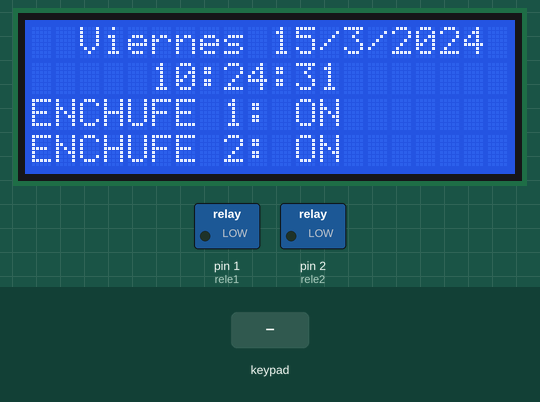
Bench run of a sketch on a simulated Arduino Mega 2560, built with avr-gcc and run on an emulated ATmega2560. On the bench: 20×4 character LCD, switched loads named in the sketch (green lamp = pin HIGH). Inputs (shaded band) come from the test bench. The local clock reads 2024-03-15 10:24:30 at power-on unless the sketch sets it; EEPROM starts erased.

Above: at 1.2 s.
1.3 s: key 'D' pressed
At 3.0 s:
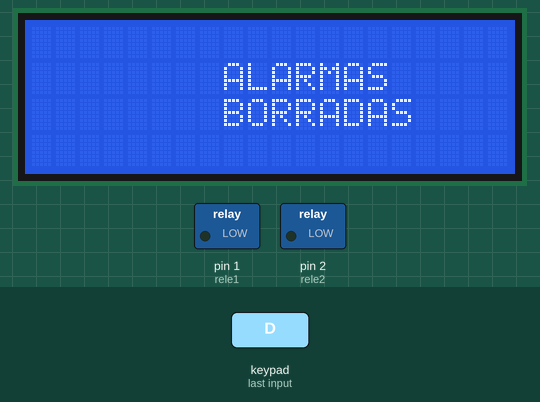
4.3 s: keypad keys 2 2 2 4 2 6 2 8 A pressed 0.4 s apart
At 7.9 s:
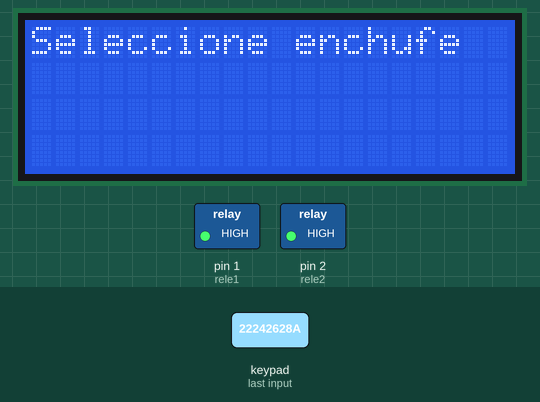
9.4 s: keypad keys 2 2 2 4 2 6 2 8 pressed 0.4 s apart
At 12.5 s:
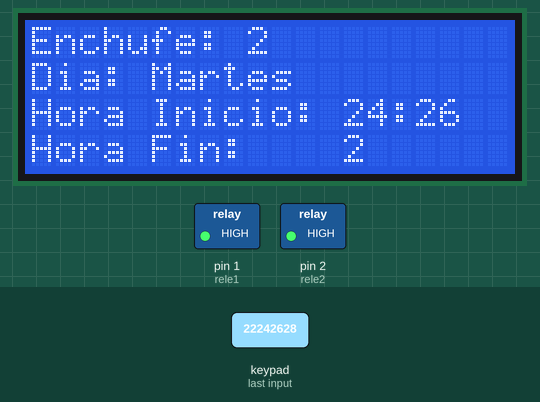
14.1 s: keypad keys 2 2 2 4 2 6 2 8 # pressed 0.4 s apart
At 15.8 s:
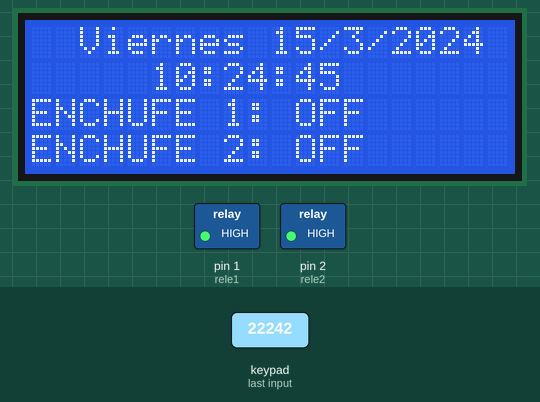
19.2 s: key 'B' pressed
At 19.5 s:
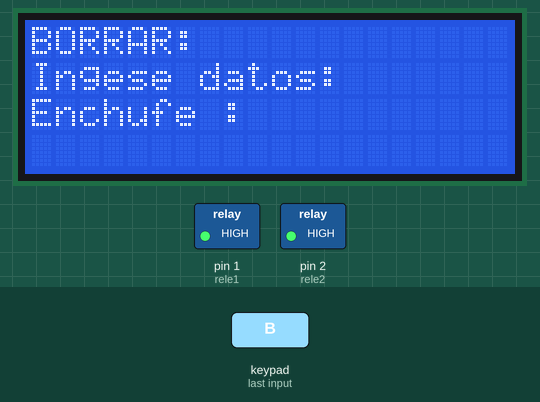
20.7 s: key '1' pressed
At 22.2 s:
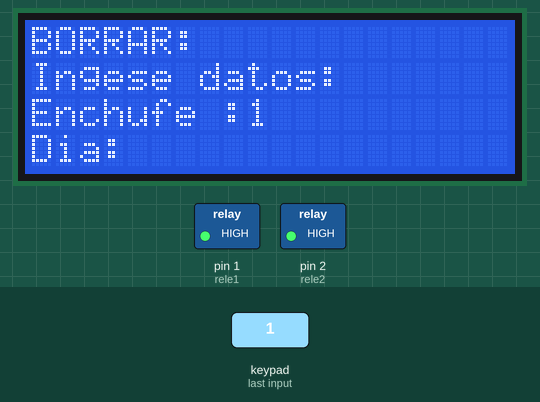
Timing chart, 0 to 23.2 s (numbered marks = the images above; inputs shaded):
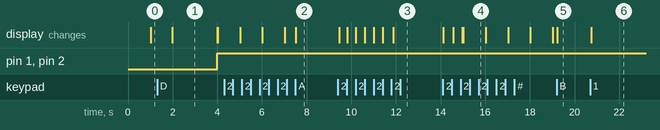

Measured:
- after the input at 1.3 s, pin 1 (rele1), pin 2 (rele2): LOW → HIGH after 2.7 s; the display: changes after 0.69 s (image 1)
- after the input at 4.3 s, the display: first differs from a run without the input after 3.2 s (image 2)
- after the input at 9.4 s, the display: first changes after 0.06 s (image 3 shows a later state)
- after the input at 14.1 s, the display: first changes at once (image 4 shows a later state)
- after the input at 19.2 s, the display: changes at once (image 5)
- after the input at 20.7 s, the display: changes after 0.06 s (image 6)
- what the display in image 1 shows lasts 2.0 s, from 2.0 s to 4.0 s

The sketch:

proyecto.ino
```cpp
#include <Keypad.h>
#include <LiquidCrystal.h>
#include <EEPROM.h>
#include <Wire.h>
#include "RTClib.h"

const byte filas = 4;
const byte columnas = 4;
char teclas[filas][columnas] =
{
  {'1', '2', '3', 'A'},
  {'4', '5', '6', 'B'},
  {'7', '8', '9', 'C'},
  {'*', '0', '#', 'D'}
};
///byte pinesfilas[filas]={7,6,5,4};
//byte pinescolumnas[columnas]={3,2,1,0};
byte pinesfilas[filas] = {22, 24, 26, 28};
byte pinescolumnas[columnas] = {30, 32, 34, 36};

LiquidCrystal lcd(13, 12, 11, 10, 9, 8);
RTC_DS1307 rtc;
Keypad teclado = Keypad(makeKeymap(teclas), pinesfilas, pinescolumnas, filas, columnas);


char dias[7][12] = {"Domingo" , "Lunes", "Martes", "Miercoles", "Jueves", "Viernes", "Sabado"};
int rele1 = 1;
int rele2 = 2;
char tecla;
int Aenchu;
int Adia;
int i;
int alarma[4];
int horasini, minutosini;
int horasfin, minutosfin;
int dir;
int flag1=201;
int flag2=202;
int dact;
int hora, minuto;

void setup()
{
  lcd.begin(20, 4);
  lcd.clear();
  if (! rtc.begin())
  {
    lcd.print("No se encontro RTC");
    while (1);
  }


  if (! rtc.isrunning())
  {
    lcd.print("El RTC no está corriendo");
    rtc.adjust(DateTime(F(__DATE__), F(__TIME__)));
  }

  pinMode(rele1, OUTPUT);
  pinMode(rele2, OUTPUT);

  digitalWrite(rele1,!(EEPROM.read(flag1)));
  digitalWrite(rele2,!(EEPROM.read(flag2)));

}

void loop()
{
  inicio();
  checar();
  char tec = teclado.getKey();
  if (tec != NO_KEY)
  {
    switch (tec)
    {
      case 'A':
        poner();
        break;

      case 'B':
        borrar();
        break;

      case 'C':
        ver();
        break;

      case 'D':
        Btodo();
        break;
    }
  }


}

void inicio()
{
  DateTime reloj = rtc.now();
  lcd.setCursor(2, 0);
  lcd.print(dias[reloj.dayOfTheWeek()]);
  lcd.print(" ");
  lcd.print(reloj.day());
  lcd.print('/');
  lcd.print(reloj.month());
  lcd.print('/');
  lcd.print(reloj.year());
  lcd.setCursor(5, 1);
  //lcd.print("Hora:");
  lcd.print(reloj.hour());
  lcd.print(':');
  if (reloj.minute() < 10)
  {
    lcd.print("0");
  }
  lcd.print(reloj.minute());
  lcd.print(':');
  if (reloj.second() < 10)
  {
    lcd.print("0");
  }
  lcd.print(reloj.second());

  lcd.setCursor(0, 2);
  lcd.print("ENCHUFE 1: ");
  if (EEPROM.read(flag1) == 0)
  {
    lcd.print("OFF");
    digitalWrite(rele1,HIGH);
  }
  else
  {
    lcd.print("ON ");
    digitalWrite(rele1,LOW);
  }
  lcd.setCursor(0, 3);
  lcd.print("ENCHUFE 2: ");
  if (EEPROM.read(flag2) == 0)
  {
    lcd.print("OFF");
    digitalWrite(rele2,HIGH);
  }
  else
  {
    lcd.print("ON ");
    digitalWrite(rele2,LOW);
  }


}
void checar()
{
  DateTime check = rtc.now();
  dact = check.dayOfTheWeek();
  direccion(1, dact);
  hora = EEPROM.read(dir + 2);
  minuto = EEPROM.read(dir + 3);
  /*lcd.setCursor(18, 2);
    lcd.print(dir);
    lcd.setCursor(0, 2);
    lcd.print(hora);
    lcd.print(minuto);
  */
  if (hora == check.hour() && minuto == check.minute())
  {

    EEPROM.write(flag1,1);
    digitalWrite(rele1, LOW);
    //lcd.setCursor(17, 2);
    //lcd.print(flag1);
  }
  direccion(2, dact);
  hora = EEPROM.read(dir + 2);
  minuto = EEPROM.read(dir + 3);
  /*lcd.setCursor(18, 3);
    lcd.print(dir);

    lcd.setCursor(0, 3);
    lcd.print(hora);
    lcd.print(minuto);
  */
  if (hora == check.hour() && minuto == check.minute())
  {
    EEPROM.write(flag2,1);
    digitalWrite(rele2, LOW);
    //lcd.setCursor(17, 3);
    //lcd.print(flag2);
  }

  direccion(1, dact);
  hora = EEPROM.read(dir + 4);
  minuto = EEPROM.read(dir + 5);

  if (hora == check.hour() && minuto == check.minute())
  {
    EEPROM.write(flag1,0);
    digitalWrite(rele1, HIGH);
  }

  direccion(2, dact);
  hora = EEPROM.read(dir + 4);
  minuto = EEPROM.read(dir + 5);

  if (hora == check.hour() && minuto == check.minute())
  {
    EEPROM.write(flag2,0);
    digitalWrite(rele1, HIGH);
  }


}

void poner()
{
  lcd.clear();
  lcd.setCursor(0, 0);
  lcd.print("Seleccione enchufe");
  tecla = teclado.getKey();
  do
  {
    tecla = teclado.getKey();
  } while (tecla != '1' && tecla != '2');
  Aenchu = tecla - 48;
  lcd.clear();
  lcd.print(Aenchu);
  lcd.setCursor(2, 0);
  lcd.print("Seleccione el dia:");
  lcd.setCursor(0, 1);
  lcd.print("0:Dom | 1:Lun | 2:Ma");
  lcd.setCursor(0, 2);
  lcd.print("3:Mie | 4:Jue | 5:Vi");
  lcd.setCursor(0, 3);
  lcd.print("6:Sab");
  tecla = NO_KEY;
  tecla = teclado.getKey();
  do
  {
    tecla = teclado.getKey();
  } while (tecla != '1' && tecla != '2' && tecla != '3' && tecla != '4' && tecla != '5' && tecla != '6' && tecla != '0');
  Adia = tecla - 48;
  lcd.clear();
  lcd.setCursor(0, 0);
  lcd.print("Enchufe: ");
  lcd.print(Aenchu);
  lcd.setCursor(0, 1);
  lcd.print("Dia: ");
  lcd.print(dias[Adia]);
  lcd.setCursor(0, 2);
  lcd.print("Hora Inicio: ");
  lcd.setCursor(13, 2);

  ingresar();
  horasini = ((alarma[0] * 10) + alarma[1]);
  minutosini = ((alarma[2] * 10) + alarma[3]);

  lcd.setCursor(0, 3);
  lcd.print("Hora Fin: ");
  lcd.setCursor(13, 3);

  ingresar();
  horasfin = ((alarma[0] * 10) + alarma[1]);
  minutosfin = ((alarma[2] * 10) + alarma[3]);

  direccion(Aenchu, Adia);
  EEPROM.write(dir, Aenchu);
  EEPROM.write((dir + 1), Adia);
  EEPROM.write((dir + 2), horasini);
  EEPROM.write((dir + 3), minutosini);
  EEPROM.write((dir + 4), horasfin);
  EEPROM.write((dir + 5), minutosfin);


  lcd.clear();
  /*  lcd.setCursor(7,2);
    lcd.print(horas);
    lcd.print(":");
    lcd.print(minutos);
  */

}

void ingresar()
{
  tecla = NO_KEY;
  tecla = teclado.getKey();
  do
  {
    tecla = teclado.getKey();
  } while (tecla != '1' && tecla != '2' && tecla != '0');
  alarma[0] = tecla - 48;
  lcd.print(alarma[0]);

  tecla = NO_KEY;
  if (alarma[0] == 2)
  {
    tecla = teclado.getKey();
    do
    {
      tecla = teclado.getKey();
    } while (tecla != '1' && tecla != '2' && tecla != '3' && tecla != '4' && tecla != '0');
  }
  else
  {
    tecla = teclado.getKey();
    do
    {
      tecla = teclado.getKey();
    } while (tecla != '1' && tecla != '2' && tecla != '3' && tecla != '4' && tecla != '5' && tecla != '6' && tecla != '7' && tecla != '8' && tecla != '9' && tecla != '0');
  }
  alarma[1] = tecla - 48;
  lcd.print(alarma[1]);
  lcd.print(":");

  tecla = NO_KEY;
  tecla = teclado.getKey();
  do
  {
    tecla = teclado.getKey();
  } while (tecla != '1' && tecla != '2' && tecla != '3' && tecla != '4' && tecla != '5' && tecla != '0');
  alarma[2] = tecla - 48;
  lcd.print(alarma[2]);

  tecla = NO_KEY;
  tecla = teclado.getKey();
  do
  {
    tecla = teclado.getKey();
  } while (tecla != '1' && tecla != '2' && tecla != '3' && tecla != '4' && tecla != '5' && tecla != '6' && tecla != '7' && tecla != '8' && tecla != '9' && tecla != '0');
  alarma[3] = tecla - 48;
  lcd.print(alarma[3]);
}

void direccion(int enchufe, int diaAla)
{
  dir = 0;
  switch (enchufe)
  {
    case 1:
      dir = 0;
      break;

    case 2:
      dir = 8;
      break;

  }
  switch (diaAla)
  {
    case 1:
      dir += 16;
      break;

    case 2:
      dir += 32;
      break;

    case 3:
      dir += 48;
      break;

    case 4:
      dir += 64;
      break;

    case 5:
      dir += 80;
      break;

    case 6:
      dir += 96;
      break;
  }
}

void borrar()
{
  int Benchu, Bdia;
  lcd.clear();
  lcd.setCursor(0, 0);
  lcd.print("BORRAR:");
  lcd.setCursor(0, 1);
  lcd.print("Ingese datos:");
  lcd.setCursor(0, 2);
  lcd.print("Enchufe :");
  tecla = NO_KEY;
  tecla = teclado.getKey();
  do
  {
    tecla = teclado.getKey();
  } while (tecla != '1' && tecla != '2');
  Benchu = tecla - 48;
  lcd.print(Benchu);

  lcd.setCursor(0, 3);
  lcd.print("Dia: ");
  tecla = NO_KEY;
  tecla = teclado.getKey();
  do
  {
    tecla = teclado.getKey();
  } while (tecla != '1' && tecla != '2' && tecla != '3' && tecla != '4' && tecla != '5' && tecla != '6'  && tecla != '0');
  Bdia = tecla - 48;
  lcd.print(Bdia);

  direccion(Benchu, Bdia);
  EEPROM.write(dir, 255);
  EEPROM.write((dir + 1), 255);
  EEPROM.write((dir + 2), 255);
  EEPROM.write((dir + 3), 255);
  EEPROM.write((dir + 4), 255);
  EEPROM.write((dir + 5), 255);

  lcd.clear();
  lcd.setCursor(8, 1);
  lcd.print("ALARMA");
  lcd.setCursor(8, 2);
  lcd.print("BORRADA");
  if(EEPROM.read(dir)==1)
    {
      EEPROM.write(flag1,0);
    }
     else
    {
      EEPROM.write(flag2,0);
    }
  delay(2000);
  lcd.clear();
}

void ver()
{
  int Venchu, Vdia;
  lcd.clear();
  lcd.setCursor(0, 0);
  lcd.print("Buscar:");
  lcd.setCursor(0, 1);
  lcd.print("Ingese datos:");
  lcd.setCursor(0, 2);
  lcd.print("Enchufe :");
  tecla = NO_KEY;
  tecla = teclado.getKey();
  do
  {
    tecla = teclado.getKey();
  } while (tecla != '1' && tecla != '2');
  Venchu = tecla - 48;
  lcd.print(Venchu);

  lcd.setCursor(0, 3);
  lcd.print("Dia: ");
  tecla = NO_KEY;
  tecla = teclado.getKey();
  do
  {
    tecla = teclado.getKey();
  } while (tecla != '1' && tecla != '2' && tecla != '3' && tecla != '4' && tecla != '5' && tecla != '6'  && tecla != '0');
  Vdia = tecla - 48;
  lcd.print(Vdia);

  direccion(Venchu, Vdia);
  if (EEPROM.read(dir) == 1 || EEPROM.read(dir) == 2)
  {
    lcd.clear();
    lcd.setCursor(0, 0);
    lcd.print("Enchufe: ");
    lcd.print(EEPROM.read(dir));
    lcd.setCursor(0, 1);
    lcd.print("Dia: ");
    lcd.print(dias[EEPROM.read(dir + 1)]);
    lcd.setCursor(0, 2);
    lcd.print("Hora Inicio: ");
    lcd.setCursor(13, 2);
    lcd.print(EEPROM.read(dir + 2));
    lcd.print(":");
    lcd.print(EEPROM.read(dir + 3));
    lcd.setCursor(0, 3);
    lcd.print("Hora Fin: ");
    lcd.setCursor(13, 3);
    lcd.print(EEPROM.read(dir + 4));
    lcd.print(":");
    lcd.print(EEPROM.read(dir + 5));


  }
  else
  {
    lcd.clear();
    lcd.clear();
    lcd.setCursor(8, 1);
    lcd.print("ALARMA");
    lcd.setCursor(10, 2);
    lcd.print("NO");
    lcd.setCursor(6, 3);
    lcd.print("ENCONTRADA");
  }
  delay(3000);
  lcd.clear();


}
void Btodo()
{
  for (int i = 0; i < 200; i++)
  {
    EEPROM.write(i, 255);
  }
  lcd.clear();
  lcd.setCursor(8, 1);
  lcd.print("ALARMAS");
  lcd.setCursor(8, 2);
  lcd.print("BORRADAS");
  delay(2000);
  lcd.clear();
  EEPROM.write(flag1,0);
  EEPROM.write(flag2,0);
}
```
